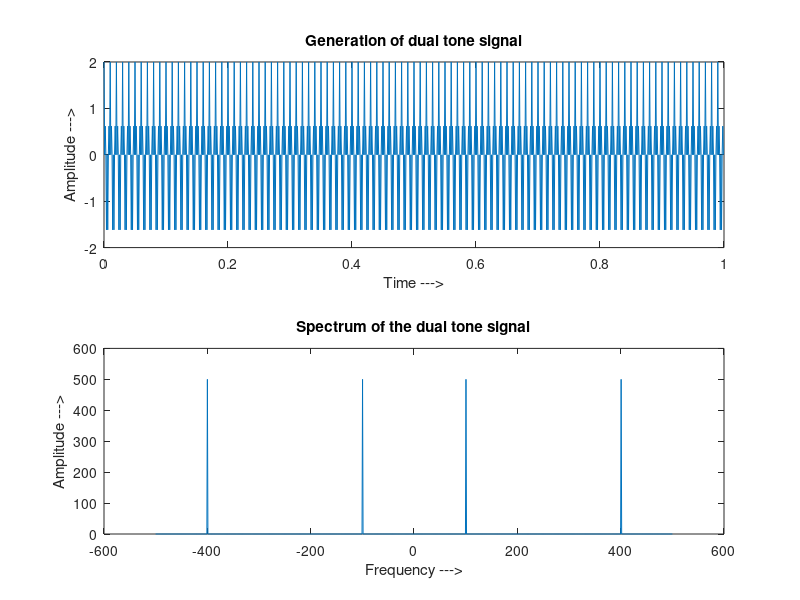
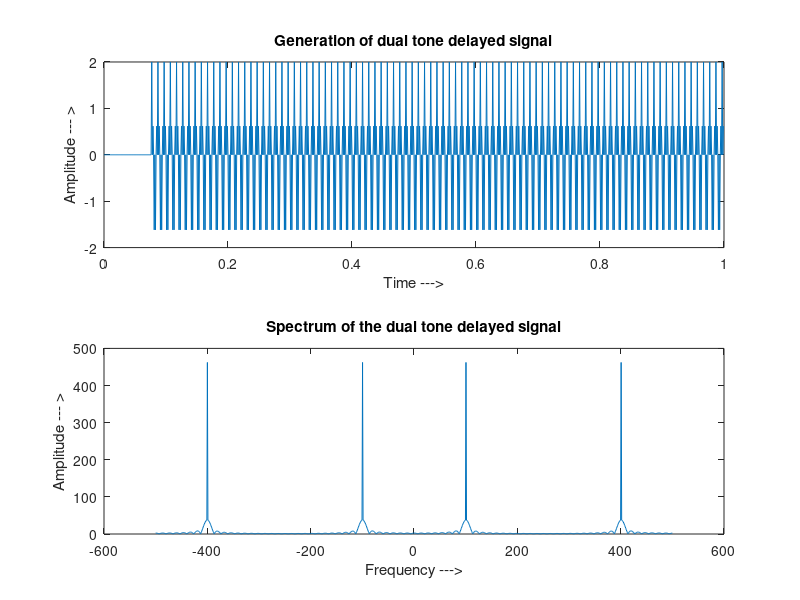
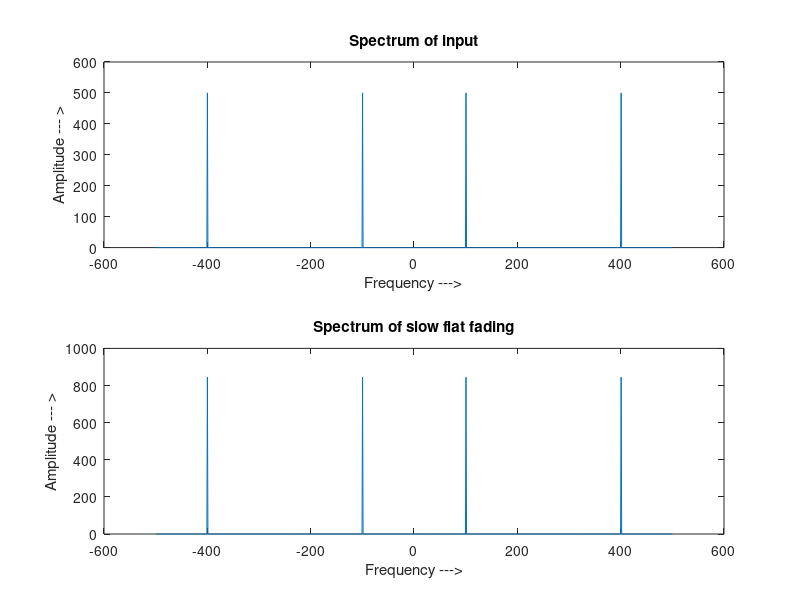
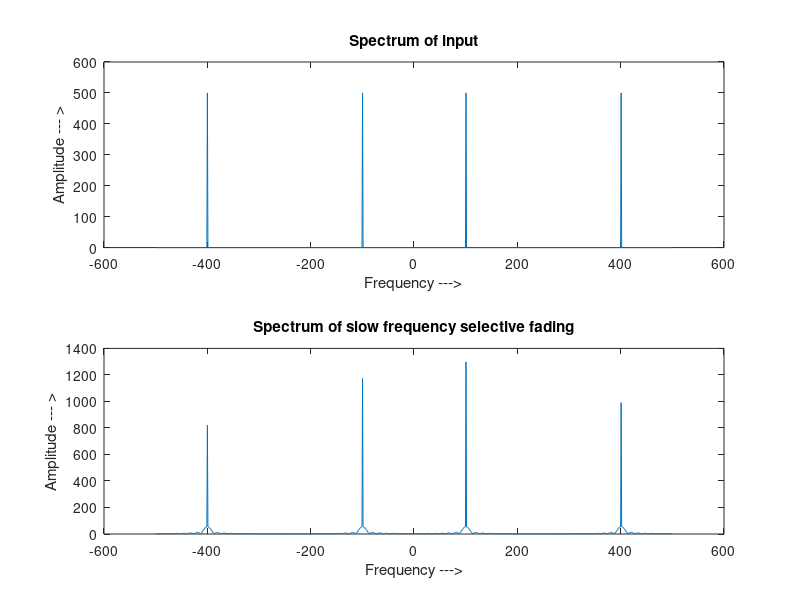

Write the MATLAB code that produced these figures, in order.
clc;
clear;
close all;
fs=1000; %Sampling frequency
f1=100;
f2=400;
t= 0:1/fs:1-1/fs; %Defining time interval using fs
x1=cos(2*pi*f1*t)+cos(2*pi*f2*t);
figure()
subplot(2,1,1)
plot(t,x1);
xlabel("Time --->");
ylabel("Amplitude --->");
title("Generation of dual tone signal");
x1_f=fft(x1);
f = fs/2*linspace(-1,1,fs); %calculate the frequency axis, which is defined by the sampling rate
subplot(2,1,2)
plot(f,abs(x1_f));
xlabel("Frequency --->");
ylabel("Amplitude --->");
title("Spectrum of the dual tone signal");
%generation of delayed signal 
n=77;
for i=1:length(x1)
if i<=n
x2(i)=0;
end
if (i>n)
x2(i)=x1(i-n);
end
end
figure()
subplot(2,1,1)
plot(t,x2);
xlabel("Time --->");
ylabel("Amplitude --- >");
title("Generation of dual tone delayed signal");
x2_f=fft(x2);
f = fs/2*linspace(-1,1,fs);
%calculate the frequency axis, which is defined by the sampling rate
subplot(2,1,2)
plot(f,abs(x2_f));
xlabel("Frequency --->");
ylabel("Amplitude --- >");
title("Spectrum of the dual tone delayed signal");
%%slow flat fading
h1=randn+1i*(randn);
sff=h1.*x1;
sff_f=fft(sff);
figure()
subplot(2,1,1)
plot(f,abs(x1_f));
xlabel("Frequency --->");
ylabel("Amplitude --- >");
title("Spectrum of input");
subplot(2,1,2); plot(f,abs(sff_f));
xlabel("Frequency --->");
ylabel("Amplitude --- >");
title("Spectrum of slow flat fading");
%%slow and frequency selective
h2=randn+1i*randn;
sfs=(h1.*x1)+(h2.*x2);
sfs_f=fft(sfs);
figure()
subplot(2,1,1)
plot(f,abs(x1_f));
xlabel("Frequency --->");
ylabel("Amplitude --- >");
title("Spectrum of input");
subplot(2,1,2)
plot(f,abs(sfs_f));
xlabel("Frequency --->");
ylabel("Amplitude --- >");
title("Spectrum of slow frequency selective fading");
% fast and flat fading
fc=1;
00;
n1=(randi([0 1],1,length(x1))+1i*randi([0 1],1,length(x1)));
figure()
subplot(2,1,1)
plot(t,n1)
xlabel("time--->");
ylabel("Amplitude --- >");
title("Gaussian noise");
[b,a] = butter(6,fc/(fs/2)) ; % Butterworth filter of order 6
fx1 = filter(b,a,n1); % Will be the filtered signal
ff1=x1.*fx1;
ff_f=fft(ff1);
subplot(2,1,2)
plot(f,abs(ff_f));
xlabel("Frequency --->");
ylabel("Amplitude --- >");
title("Spectrum of fast flat fading");
%%fast frequency selective fading
n2=(randi([0 1],1,length(x1))+1i*randi([0 1],1,length(x1)));
[b,a] = butter(6,fc/(fs/2)); % Butterworth filter of order 6
fx2 = filter(b,a,n2); % Will be the filtered signal
ff2=x2.*fx2; ffs=ff1+ff2; ffs_f=fft(ffs);
figure()
plot(abs(ffs_f));
xlabel("Frequency --->");
ylabel("Amplitude --- >");
title("Spectrum of fast frequency selective fading");